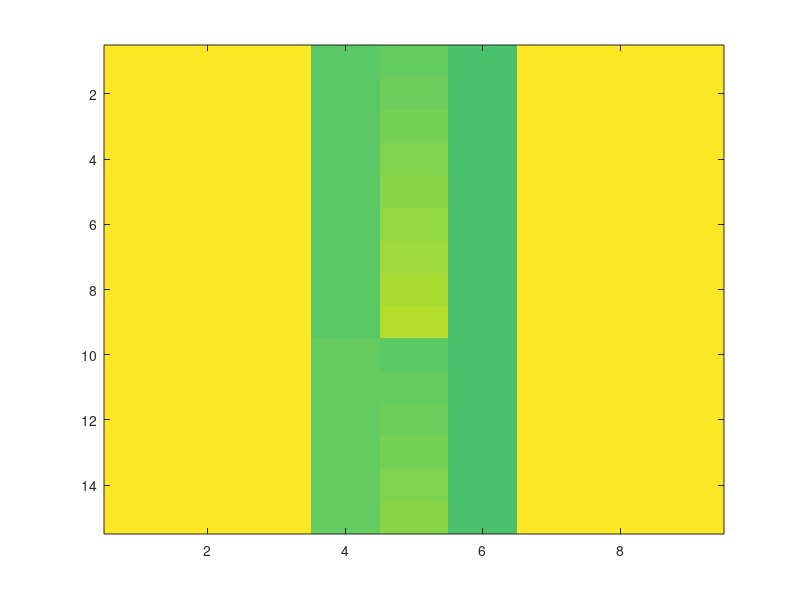

Source code (MATLAB): (Note: this script raises an error after producing the figure.)
function success = main()

% PART 1: Converting Images to 20x20 grayscale
plus = zeros(15, 10);
minus = zeros(15, 11);
div = zeros(15, 9);
for i = 1:15
	if (i<=9)
		plus(i,:) = ['plus0' num2str(i) '.png'];
		minus(i,:) = ['minus0' num2str(i) '.png'];
		div(i,:) = ['div0' num2str(i) '.png'];

	else
		plus(i,:) = ['plus' num2str(i) '.png'];
		minus(i,:) = ['minus' num2str(i) '.png'];
		div(i,:) = ['div' num2str(i) '.png'];
	end
end
P = image(plus);
M = image(minus);
D = image(div);



% PART 2: Forming the X and the Y matrix
X = zeros(45 ,400);
Y = zeros(400, 1);
for i = 1:15
	X(i,:) = P(i,:);
	Y(i) = 1;
	X(i+15,:) = M(i,:);
	Y(i+15) = 2;
	X(i+30,:) = D(i,:);
	Y(i+30) = 3;
end



% PART 3: Initializing parameter theta with random values and unrolling them
INIT_EPSILON = 0.12;
Theta1 = rand(4,401) * (2 * INIT_EPSILON) - INIT_EPSILON;
Theta2 = rand(4,5) * (2*INIT_EPSILON) - INIT_EPSILON;
Theta3 = rand(3,5) * (2 * INIT_EPSILON) - INIT_EPSILON;
theta = [Theta1(:) ; Theta2(:); Theta3];



% PART 4:


% end of the program
end
